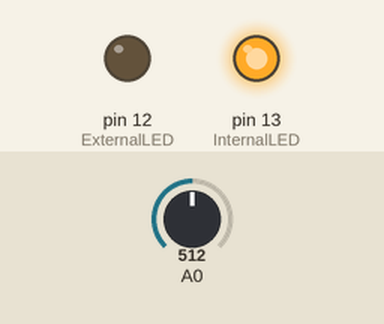
Recording of a sketch running on a simulated Arduino Uno, built with avr-gcc and run on an emulated ATmega328P. Shown: output pins drawn as LEDs (lit = HIGH). Inputs (shaded band) come from the test bench; at power-on: A0 = 512. What the sketch prints to the serial monitor is not drawn.

Above: at 0.1 s.
Timing chart, 0 to 1.6 s (numbered marks = the images above):
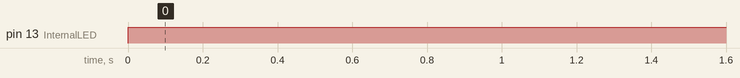

Measured:
- by itself, pin 13 (InternalLED): LOW → HIGH at 0.00 s

The sketch:

LEDComplexity.ino
```cpp
int ExternalLED = 12;
int InternalLED = 13;

void setup() {
  Serial.begin(9600);
  pinMode(ExternalLED, OUTPUT);
  pinMode(InternalLED, OUTPUT);
  pinMode(A0, INPUT);
}

void loop() {
  int sensorValue = analogRead(A0);
  Serial.println(sensorValue);
  if(sensorValue>=2000){
    digitalWrite(ExternalLED, HIGH);
    digitalWrite(InternalLED, LOW);
  } else {
      digitalWrite(ExternalLED, LOW);
      digitalWrite(InternalLED, HIGH);
  }
}
```
